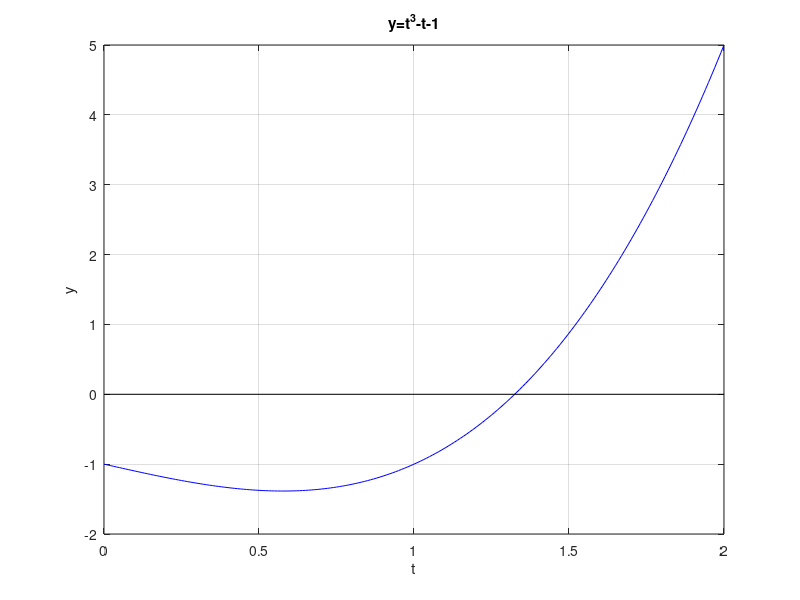
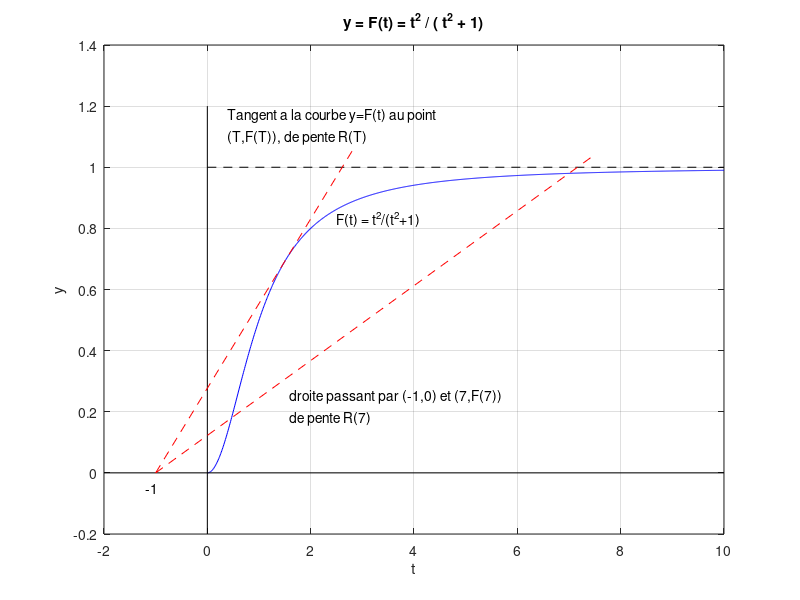

MATLAB code for these plots, in order:
close all;

T0 = 1.5;
for i=1:7
  T0 = T0 - (T0^3-T0-2)/(3*T0^2-1)
end

%%%%%%%%%%%%%%%%%%%%%%%%%%%%%%%%%%%%%%%%%%%%%%%
% graph of y = t^3-t-1
t=0:0.01:2;
y=t.^3-t-1;
plot(t,y,'b')
grid on
hold on

% The x axis
t=linspace(0,2,2);
y=0*t;
plot(t,y,'k');

title('y=t^3-t-1');
xlabel('t');
ylabel('y');

%%%%%%%%%%%%%%%%%%%%%%%%%%%%%%%%%%%%%%%%%%%%%%%
figure

% Graph of  y = F(x) = t^2/(1+t^2)

t=0:0.01:10;
y=t.^2./(1+t.^2);
plot(t,y,'b');
hold on
grid on

% The x axis
t=linspace(-2,10,2);
y=0*t;
plot(t,y,'k');

% The line y = 1
t=linspace(0,10,2);
y=0*t + 1;
plot(t,y, '--k');

% The y axis
y=linspace(-0.2,1.2,2);
t=0*y;
plot(t,y,'k');

% The point (-1,0)
text(-1.2, -0.05, '-1');

% The function
text(2.5, 0.83, 'F(t) = t^2/(t^2+1)');

% The line from (-1, 0 ) to (7,F(7))
t = linspace(-1,7.5,2);
u = 7^2/(7^2+1);
y = (u/8)*(t-7)+u;
plot(t,y,'--r');
text(1.6, 0.25, 'droite passant par (-1,0) et (7,F(7))');
text(1.6, 0.18, 'de pente R(7)');

% The line from (-1,0) to (T,F(T)) which is
% the tangent line to the curve y=F(t) at t=T.
t = linspace(-1,2.8,2);
u = T0^2/(1+T0^2);
y = (u/(T0+1))*(t-T0)+u;
plot(t,y,'--r');
text(0.4, 1.17,'Tangent a la courbe y=F(t) au point');
text(0.4, 1.1,'(T,F(T)), de pente R(T)');

% The title and the labels
xlabel('t');
ylabel('y');
title('y = F(t) = t^2 / ( t^2 + 1)');
